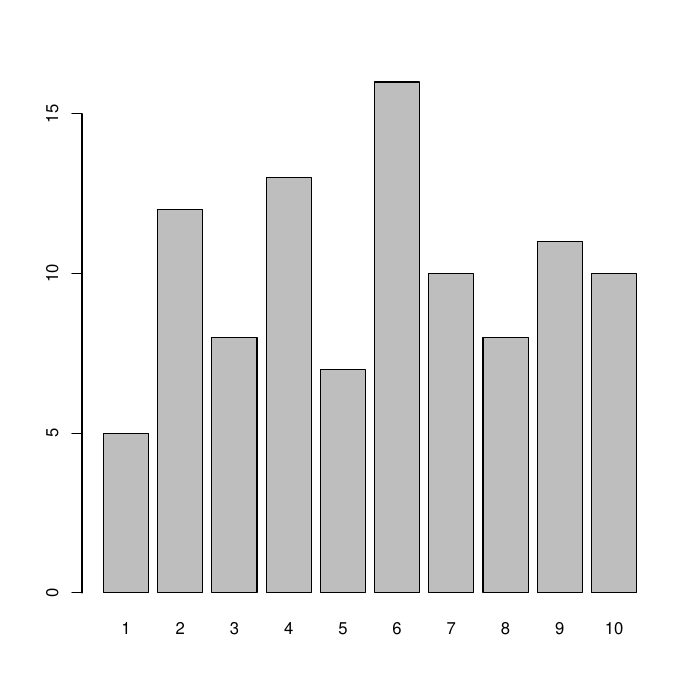

Here is the R script that generated this plot:

getUniform <- function(L, R, times) {
	return(floor((R - L + 1) * runif(times)) + L)
}

distribution <- getUniform(1, 10, 100)

pdf('Uniforme.pdf')

barplot(table(distribution))
